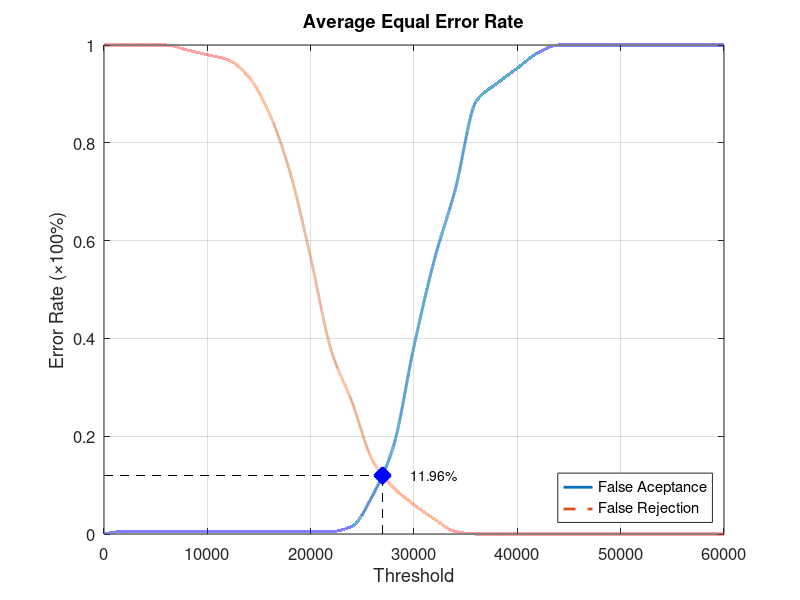
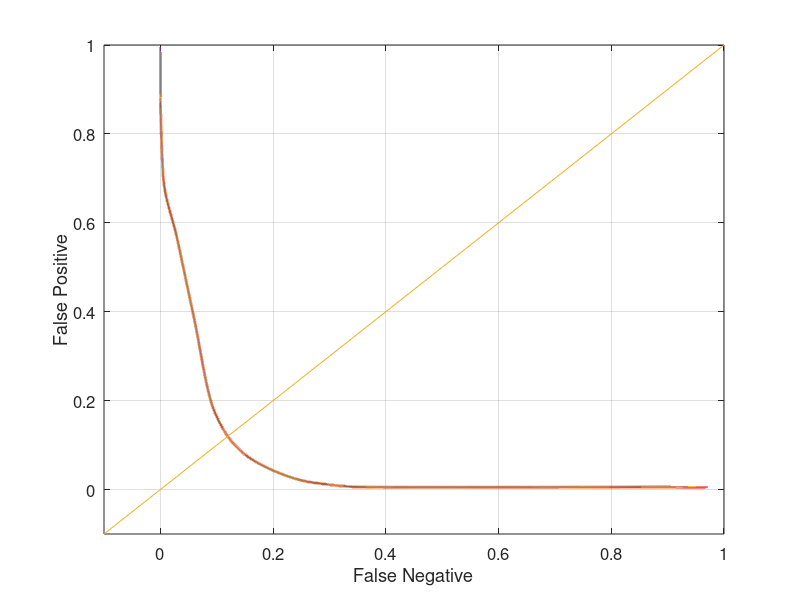

MATLAB code for these plots, in order:
function yEER = Database5_1
close all;
clear;
clc;
x = 0:2000:60000;
xq = 0:0.5:60000;

y0 = [0 0.00526316 0.00526316 0.00526316 0.00526316 0.00526316 0.00526316 0.00526316 0.00526316 0.00526316 0.00526316 0.00526316 0.0157895 0.0789474 0.178947 0.384211 0.563158 0.705263 0.884211 0.921053 0.952632 0.984211 1 1 1 1 1 1 1 1 1];
yy0 = interp1(x, y0, xq, 'pchip');
y1 = [1 1 1 1 0.99 0.98 0.97 0.935 0.86 0.74 0.565 0.375 0.27 0.15 0.095 0.06 0.03 0.005 0 0 0 0 0 0 0 0 0 0 0 0 0];
yy1 = interp1(x, y1, xq, 'pchip');

% Calculating EER: 
y2 = abs(y0 - y1);
find(y2 == min(y2))
yy2 = abs(yy0 - yy1);
xEER = find(yy2 == min(yy2));
xEERIndex = xq(xEER) % X-axis EER
yEER = yy0(xEER) % Y-axis EER

main = figure
plot(xq, yy0,'-','LineWidth', 2);	hold on
plot(xq, yy1,'--','LineWidth', 2);	hold on
plot([xEERIndex xEERIndex], [0 yEER], 'k--');	hold on
plot([0 xEERIndex], [yEER yEER], 'k--');	hold on
plot(xEERIndex, yEER, 'bx', 'LineWidth', 10);	hold on
text(xEERIndex + 10 * xEERIndex / 100, yEER, [num2str(round((10000 * yEER)) / 100) '%'])
legend('False Aceptance', 'False Rejection', 'Location', 'SouthEast')
xlabel('Threshold')
ylabel('Error Rate (\times100%)')
title('Average Equal Error Rate')
set(gca, 'FontSize', 12)
axis([0 60000 0 1])
grid on

print(main, 'Database5_1Main', '-dpng');
FNRxFPR = figure('Color', [1 1 1]);
plot(yy1, yy0, '-', yy1, yy0, 'LineWidth', 2);
hold on
y = -0.1:0.1:1
plot(y, y); 
set(gca, 'FontSize', 12)
xlabel('False Negative')
ylabel('False Positive')
axis([-0.1 1 -0.1 1])
set(gca, 'FontSize', 12)
grid on

print(FNRxFPR, 'Database5_1FNRxFPR','-dpng');
end
